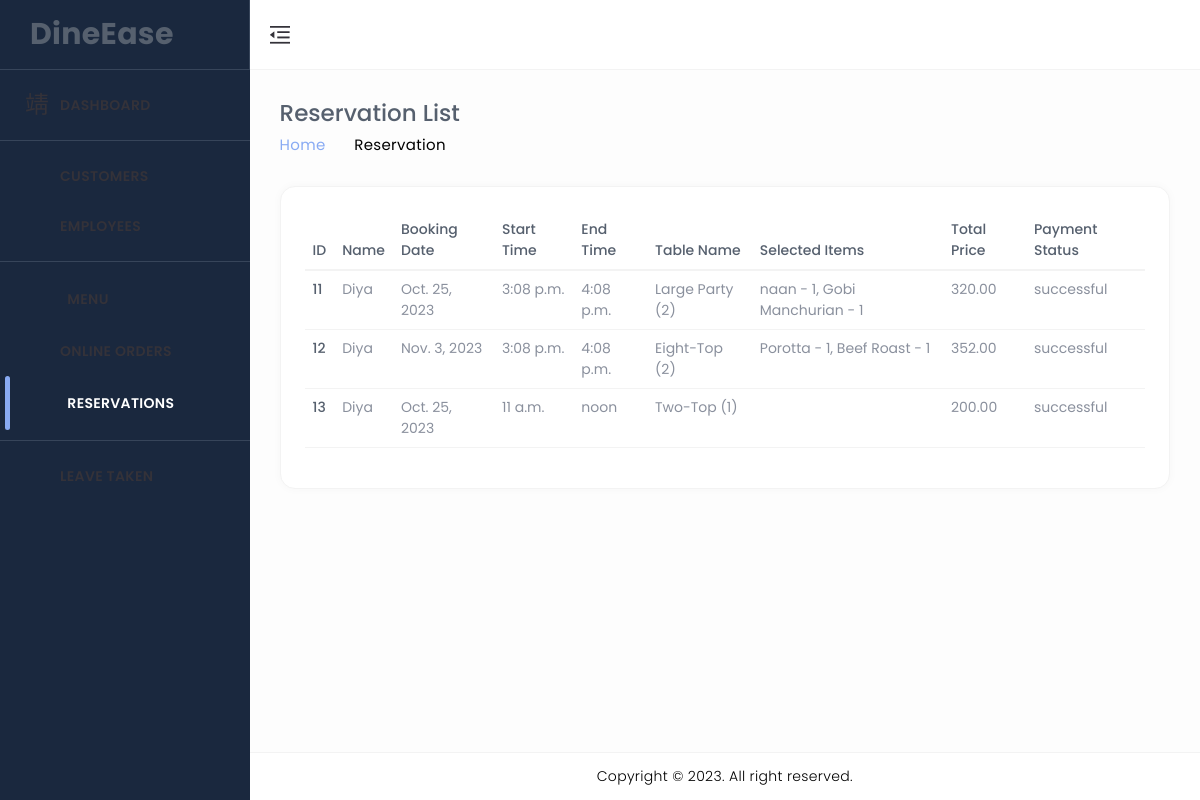
/ad_booking_lists/, run on an earlier commit of the app's database.
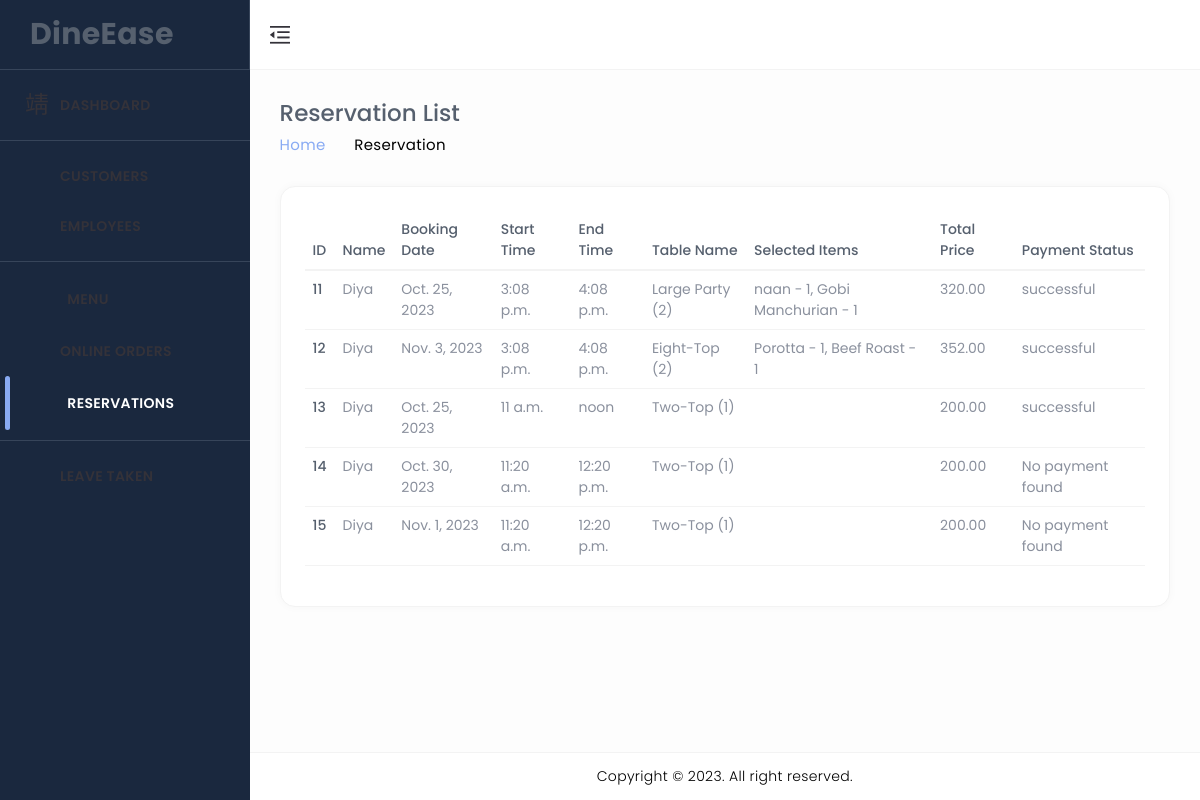
And on a later commit of the database.
### home/models.py (models this page shows, shortened)
class TableBooking(models.Model):
    name = models.ForeignKey(CustomUser, on_delete=models.CASCADE, related_name='bookings_by_name', null=True)
    phone = models.ForeignKey(CustomUser, on_delete=models.CASCADE, related_name='bookings_by_phone', null=True)
    email = models.ForeignKey(CustomUser, on_delete=models.CASCADE, related_name='bookings_by_email', null=True)
    TABLE_NAME_CHOICES = [
        ('Two-Top (1)', 'Two-Top (1)'),
        ('Two-Top (2)', 'Two-Top (2)'),
        ('Two-Top (3)', 'Two-Top (3)'),
        ('Four-Top (1)', 'Four-Top (1)'),
        ('Four-Top (2)', 'Four-Top (2)'),
        ('Four-Top (3)', 'Four-Top (3)'),
        ('Six-Top (1)', 'Six-Top (1)'),
        ('Six-Top (2)', 'Six-Top (2)'),
        ('Six-Top (3)', 'Six-Top (3)'),
        ('Eight-Top (1)', 'Eight-Top (1)'),
        ('Eight-Top (2)', 'Eight-Top (2)'),
        ('Eight-Top (3)', 'Eight-Top (3)'),
        ('Large Party (1)', 'Large Party (1)'),
        ('Large Party (2)', 'Large Party (2)'),
        ('Large Party (3)', 'Large Party (3)'),
    ]
    table_name = models.CharField(max_length=30, null=True, blank=True, choices=TABLE_NAME_CHOICES)
    date = models.DateField(null=True)
    start_time = models.TimeField(null=True)
    end_time = models.TimeField(null=True)
    status = models.BooleanField(default=False)
    del_status = models.BooleanField(default=False)
    selected_items = models.TextField(blank=True, null=True)
    total_price = models.DecimalField(max_digits=10, decimal_places=2, default=0)

class CustomUser(AbstractUser):
    CUSTOMER = 1
    EMPLOYEE = 2
    ROLE_CHOICE = (
        (CUSTOMER, 'CUSTOMER'),
        (EMPLOYEE, 'EMPLOYEE'),
    )
    username=None
    first_name = None
    last_name = None
    USERNAME_FIELD = 'email'
    name = models.CharField(max_length=50)
    email = models.EmailField(max_length=100, unique=True)
    phone = models.CharField(max_length=12, blank=True)
    password = models.CharField(max_length=128)
    role = models.IntegerField(choices=ROLE_CHOICE, blank=True, null=True,default='1')
    is_admin = models.BooleanField(default=False)
    is_staff = models.BooleanField(default=False)
    is_active = models.BooleanField(default=True)
    is_superadmin = models.BooleanField(default=False)
    REQUIRED_FIELDS = ['name', 'phone']
    objects = UserManager()

class Payment(models.Model):
    class PaymentStatusChoices(models.TextChoices):
        PENDING = 'pending', 'Pending'
        SUCCESSFUL = 'successful', 'Successful'
        FAILED = 'failed', 'Failed'
    user = models.ForeignKey(CustomUser, on_delete=models.CASCADE)  # Link the payment to a user
    razorpay_order_id = models.CharField(max_length=255)  # Razorpay order ID
    payment_id = models.CharField(max_length=255)  # Razorpay payment ID
    amount = models.DecimalField(max_digits=8, decimal_places=2)  # Amount paid
    currency = models.CharField(max_length=3)  # Currency code (e.g., "INR")
    timestamp = models.DateTimeField(auto_now_add=True)  # Timestamp of the payment
    payment_status = models.CharField(max_length=20, choices=PaymentStatusChoices.choices, default=PaymentStatusChoices.PENDING)
    billing_info = models.ForeignKey(BillingInformation, on_delete=models.CASCADE, null=True, blank=True)
    table_booking = models.ForeignKey(TableBooking, on_delete=models.CASCADE, related_name='payments', null=True, blank=True)
    class Meta:
        ordering = ['-timestamp']

### home/views.py (the view)
# urls.py: path('ad_booking_lists/', ad_booking_lists, name='ad_booking_lists'),
def ad_booking_lists(request):
    bookings = TableBooking.objects.all() # Retrieve all booking details and related payments
    return render(request, 'admin_dashboard/tbl_booking_list.html', {'bookings': bookings})

### templates/admin_dashboard/tbl_booking_list.html (shortened to what the changed rows need)
{% load static %}
<!DOCTYPE html>
<html lang="en" dir="ltr">
<head>
	<link href="{% static 'assets/css/materialdesignicons.min.css' %}" rel="stylesheet" />
	<link href="{% static 'assets/plugins/simplebar/simplebar.css' %}" rel="stylesheet" />
	<link href="{% static 'assets/plugins/data-tables/datatables.bootstrap5.min.css' %}" rel='stylesheet'>
	<link href="{% static 'assets/plugins/data-tables/responsive.datatables.min.css' %}" rel='stylesheet'>
	<link id="{% static 'style.css' %}" rel="stylesheet" href="{% static 'assets/css/style.css' %}" />
</head>
<body class="ec-header-fixed ec-sidebar-fixed ec-sidebar-dark ec-header-light" id="body">
	<div class="wrapper">
		<div class="ec-page-wrapper">
			<div class="ec-content-wrapper">
				<div class="content">
					<div class="breadcrumb-wrapper breadcrumb-contacts">
						<div>
							<h1>Reservation List</h1>
						</div>
					</div>
					<div class="row">
						<div class="col-xl-12 col-lg-12">
							<div class="ec-cat-list card card-default">
								<div class="card-body">
									<div class="table-responsive">
										<table id="responsive-data-table" class="table">
											<thead>
                                                <tr>
                                                    <th>ID</th>
                                                    <th>Name</th>
                                                    <th>Booking Date</th>
													<th>Start Time</th>
													<th>End Time</th>
													<th>Table Name</th>
													<th>Selected Items</th>
													<th>Total Price</th>
													<th>Payment Status</th>
                                                </tr>
                                            </thead>
                                            <tbody>
												{% for booking in bookings %}
													<tr>
														<td>{{ booking.id }}</td>
														<td>{{ booking.name.name }}</td>
														<td>{{ booking.date }}</td>
														<td>{{ booking.start_time }}</td>
														<td>{{ booking.end_time }}</td>
														<td>{{ booking.table_name }}</td>
														<td>{{ booking.selected_items }}</td>
														<td>{{ booking.total_price }}</td>
														<td>
																{% for payment in booking.payments.all %}
																	{{ payment.payment_status }}
																{% empty %}
																	No payment found
																{% endfor %}
														</td>
													</tr>
												{% endfor %}
											</tbody>
										</table>
									</div>
								</div>
							</div>
						</div>
					</div>
				</div>
			</div>
		</div>
	</div>
</body>
</html>

What changed in the data, as far as the page shows it:
added TableBooking: id "14", name.name "Diya", date "Oct. 30, 2023", start_time "11:20 a.m.", end_time "12:20 p.m.", table_name "Two-Top (1)", total_price "200.00"
added TableBooking: id "15", name.name "Diya", date "Nov. 1, 2023", start_time "11:20 a.m.", end_time "12:20 p.m.", table_name "Two-Top (1)", total_price "200.00"
